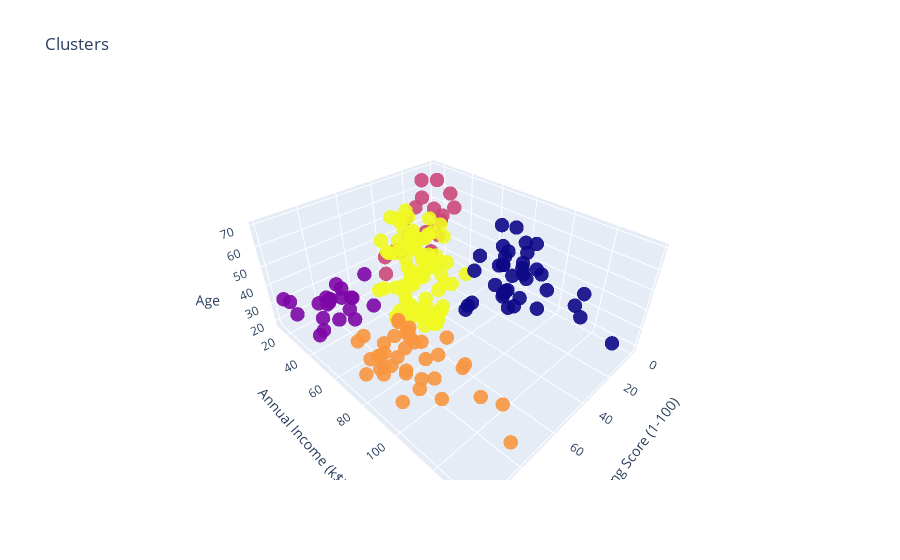

Write notebook code for a chart like this one.
### Code cell
#Create a 3d plot to view the clusters determined by the mode
trace1 = go.Scatter3d(
    x= df['Spending Score (1-100)'],
    y= df['Annual Income (k$)'],
    z= df['Age'],
    mode='markers',
     marker=dict(
        color = df['Label'], 
        size= 5,
        line=dict(
            color= df['Label'],
        ),
        opacity = 0.9
     )
)
layout = go.Layout(
    title= 'Clusters',
    scene = dict(
            xaxis = dict(title  = 'Spending Score (1-100)'),
            yaxis = dict(title  = 'Annual Income (k$)'),
            zaxis = dict(title  = 'Age')
        )
)
fig = go.Figure(data=trace1, layout=layout)
py.offline.iplot(fig)

### Figure 1 — Plotly figure (JSON) as saved in the notebook; plotly's stock layout.template omitted (floating-point values rounded to 4 significant figures; data arrays with more than 128 entries replaced by an {"elided": "..."} marker saying what was removed)
{"data": [{"marker": {"color": {"elided": "200 int values"}, "line": {"color": {"elided": "200 int values"}}, "opacity": 0.9, "size": 5}, "mode": "markers", "type": "scatter3d", "x": {"elided": "200 int values"}, "y": {"elided": "200 int values"}, "z": {"elided": "200 int values"}}], "layout": {"scene": {"xaxis": {"title": {"text": "Spending Score (1-100)"}}, "yaxis": {"title": {"text": "Annual Income (k$)"}}, "zaxis": {"title": {"text": "Age"}}}, "title": {"text": "Clusters"}}}
